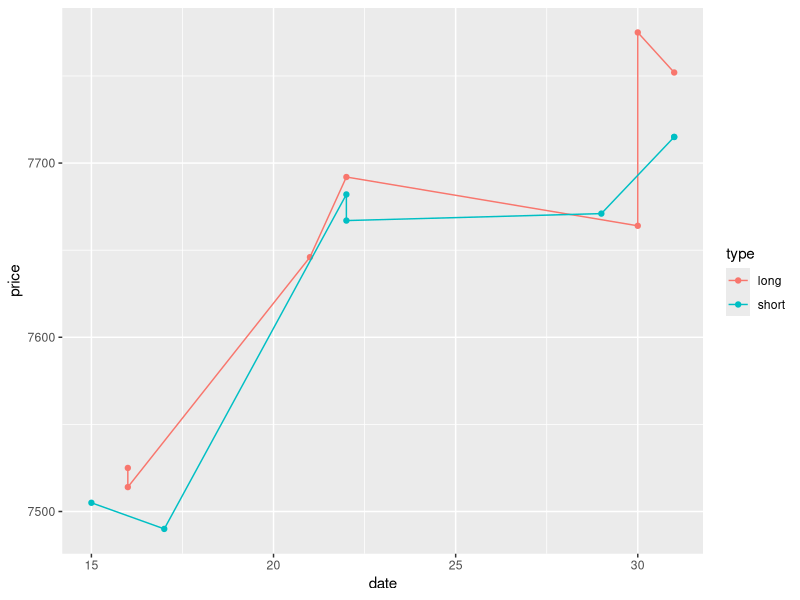

This figure's R source:
#squareoff.in
#15March:
-7505
#16March:
+7525+7514
#17March:
-7490
#21March:
7646
#22March:
-7682-7667+7692
#29March:
-7671
#30March
+7664+7775
#1April
-7715-7715+7752

date <- c(15,16,16,17,21,22,22,22,29,30,30,31,31,31)
price <- c(7505,7525,7514,7490,7646,7682,7667,7692,7671,7664,7775,7715,7715,7752)
type <- c("short","long","long","short","long","short","short","long","short","long","long","short","short","long")
df <- data.frame(date = date, price = price, type = type)

require(ggplot2)
ggplot(df, aes(x=date, y=price, colour=type)) +
  geom_point()+
  geom_line()

